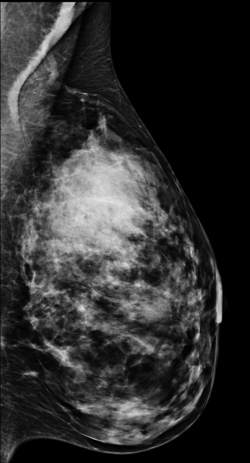
%> input picture figs/mammo/b2.png, 250 x 463 px
$ octave optical_flow_main.m   (GNU Octave 9; MATLAB toolbox functions it lacks are replaced by stand-ins)
%> lines starting %> are read from the running program, lines starting %| are printed output that depends on the picture; in (x1, y1, x2, y2) boxes, pixels count from 0 and x2, y2 are one past the last pixel; in counts of white or black regions, pixels touching at a corner belong together; the program's own positions count from 1
### scripts/utils/anisodiff2D.m
function [diff_im] = anisodiff2D(im, num_iter, delta_t, kappa, option)
%ANISODIFF2D Conventional anisotropic diffusion
%   DIFF_IM = ANISODIFF2D(IM, NUM_ITER, DELTA_T, KAPPA, OPTION) perfoms
%   conventional anisotropic diffusion (Perona & Malik) upon a gray scale
%   image. A 2D network structure of 8 neighboring nodes is considered for
%   diffusion conduction.
%
%       ARGUMENT DESCRIPTION:
%               IM       - gray scale image (MxN).
%               NUM_ITER - number of iterations.
%               DELTA_T  - integration constant (0 <= delta_t <= 1/7).
%                          Usually, due to numerical stability this
%                          parameter is set to its maximum value.
%               KAPPA    - gradient modulus threshold that controls the conduction.
%               OPTION   - conduction coefficient functions proposed by Perona & Malik:
%                          1 - c(x,y,t) = exp(-(nablaI/kappa).^2),
%                              privileges high-contrast edges over low-contrast ones.
%                          2 - c(x,y,t) = 1./(1 + (nablaI/kappa).^2),
%                              privileges wide regions over smaller ones.
%
%       OUTPUT DESCRIPTION:
%                DIFF_IM - (diffused) image with the largest scale-space parameter.
%
%   Example
%   -------------
%   s = phantom(512) + randn(512);
%   num_iter = 15;
%   delta_t = 1/7;
%   kappa = 30;
%   option = 2;
%   ad = anisodiff2D(s,num_iter,delta_t,kappa,option);
%   figure, subplot 121, imshow(s,[]), subplot 122, imshow(ad,[])
%
% See also anisodiff1D, anisodiff3D.

% References:
%   P. Perona and J. Malik.
%   Scale-Space and Edge Detection Using Anisotropic Diffusion.
%   IEEE Transactions on Pattern Analysis and Machine Intelligence,
%   12(7):629-639, July 1990.
%
%   G. Grieg, O. Kubler, R. Kikinis, and F. A. Jolesz.
%   Nonlinear Anisotropic Filtering of MRI Data.
%   IEEE Transactions on Medical Imaging,
%   11(2):221-232, June 1992.
%
%   MATLAB implementation based on Peter Kovesi's anisodiff(.):
%   P. D. Kovesi. MATLAB and Octave Functions for Computer Vision and Image Processing.
%   School of Computer Science & Software Engineering,
%   The University of Western Australia. Available from:
%   <http://www.csse.uwa.edu.au/~pk/research/matlabfns/>.
%
% Credits:
% Daniel Simoes Lopes
% ICIST
% Instituto Superior Tecnico - Universidade Tecnica de Lisboa
% danlopes (at) civil ist utl pt
% http://www.civil.ist.utl.pt/~danlopes
%
% May 2007 original version.

% Convert input image to double.
im = double(im);

% PDE (partial differential equation) initial condition.
diff_im = im;

% Center pixel distances.
dx = 1;
dy = 1;
dd = sqrt(2);

% 2D convolution masks - finite differences.
hN = [0 1 0; 0 -1 0; 0 0 0];
hS = [0 0 0; 0 -1 0; 0 1 0];
hE = [0 0 0; 0 -1 1; 0 0 0];
hW = [0 0 0; 1 -1 0; 0 0 0];
hNE = [0 0 1; 0 -1 0; 0 0 0];
hSE = [0 0 0; 0 -1 0; 0 0 1];
hSW = [0 0 0; 0 -1 0; 1 0 0];
hNW = [1 0 0; 0 -1 0; 0 0 0];

% Anisotropic diffusion.
for t = 1:num_iter

        % Finite differences. [imfilter(.,.,'conv') can be replaced by conv2(.,.,'same')]
        nablaN = imfilter(diff_im,hN,'conv');
        nablaS = imfilter(diff_im,hS,'conv');
        nablaW = imfilter(diff_im,hW,'conv');
        nablaE = imfilter(diff_im,hE,'conv');
        nablaNE = imfilter(diff_im,hNE,'conv');
        nablaSE = imfilter(diff_im,hSE,'conv');
        nablaSW = imfilter(diff_im,hSW,'conv');
        nablaNW = imfilter(diff_im,hNW,'conv');

        % Diffusion function.
        if option == 1
            cN = exp(-(nablaN/kappa).^2);
            cS = exp(-(nablaS/kappa).^2);
            cW = exp(-(nablaW/kappa).^2);
            cE = exp(-(nablaE/kappa).^2);
            cNE = exp(-(nablaNE/kappa).^2);
            cSE = exp(-(nablaSE/kappa).^2);
            cSW = exp(-(nablaSW/kappa).^2);
            cNW = exp(-(nablaNW/kappa).^2);
        elseif option == 2
            cN = 1./(1 + (nablaN/kappa).^2);
            cS = 1./(1 + (nablaS/kappa).^2);
            cW = 1./(1 + (nablaW/kappa).^2);
            cE = 1./(1 + (nablaE/kappa).^2);
            cNE = 1./(1 + (nablaNE/kappa).^2);
            cSE = 1./(1 + (nablaSE/kappa).^2);
            cSW = 1./(1 + (nablaSW/kappa).^2);
            cNW = 1./(1 + (nablaNW/kappa).^2);
        end

        % Discrete PDE solution.
        diff_im = diff_im + ...
                  delta_t*(...
                  (1/(dy^2))*cN.*nablaN + (1/(dy^2))*cS.*nablaS + ...
                  (1/(dx^2))*cW.*nablaW + (1/(dx^2))*cE.*nablaE + ...
                  (1/(dd^2))*cNE.*nablaNE + (1/(dd^2))*cSE.*nablaSE + ...
                  (1/(dd^2))*cSW.*nablaSW + (1/(dd^2))*cNW.*nablaNW );

        % Iteration warning.
        fprintf('\rIteration %d\n',t);


% [10 lines of commented-out code are left out]
end

### scripts/backup/optical_flow_main.m
% close all;
for n_iter = 1:5:100

im1 = im2double(imread('../figs/b2.png'));
%> im1: size 463x250 double; min 0, max 0.89, mean 0.188
im2 = im2double(imread('../figs/b3.png'));
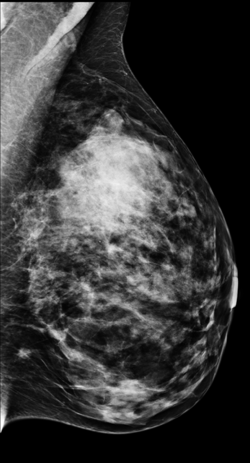
%> input picture figs/mammo/b3.png, 250 x 463 px
%> im2: size 463x250 double; min 0, max 1, mean 0.222

% im1 = im2double(imread('../figs/half_walking_frame07.png'));
% im2 = im2double(imread('../figs/half_walking_frame09.png'));

% estimated = optical_flow_hs(im1, im2);
%% Preprocessing

% n_iter = 2; %how to decide this number?
%is there a relationship between niter and sigma in Gaussian blurring?
delta_t = 1/7;
kappa = 70;
option = 1;
[h,w] = size(im1);
%> h = 463; w = 250

im1 = anisodiff2D( im1, n_iter, delta_t, kappa, option);
im2 = anisodiff2D( im2, n_iter, delta_t, kappa, option);
%> the loop in anisodiff2D (call 2), `for t = 1:num_iter` made 1 pass
%> pass 1, in anisodiff2D (call 2), `nablaW = imfilter(diff_im,hW,'conv');`:
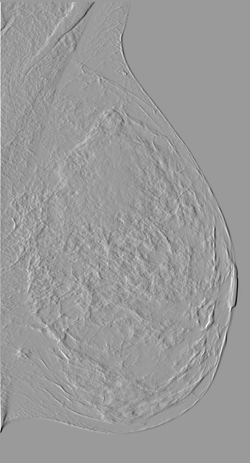
%> nablaW: size 463x250 double; min -0.635, max 0.412, mean -0.00129; drawn with min black and max white
%> pass 1, in anisodiff2D (call 2), `nablaE = imfilter(diff_im,hE,'conv');`:
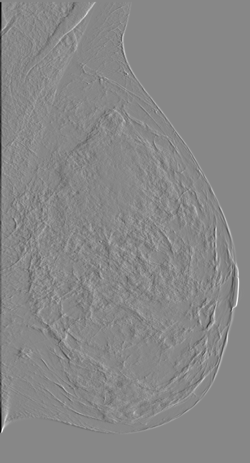
%> nablaE: size 463x250 double; min -0.725, max 0.635, mean 8.63e-21; drawn with min black and max white

% figure;
% imshowpair(im1, im2, 'montage');
% title(sprintf("after anisotropic diffusion, nIter=%d, k=%d",n_iter, kappa));

% IMPORTANT: ALL images are of data type DOUBLE in range [0,255]
%% Extract boundary

[m,n] = size(im1);
%> m = 463; n = 250

[gx1, gy1] = imgradientxy(im1);
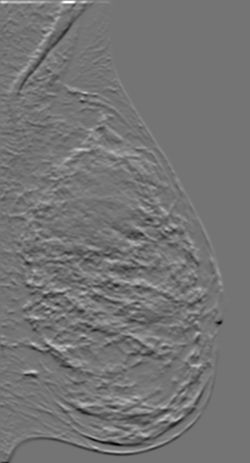
%> gy1: size 463x250 double; min -1.67, max 1.97, mean 2.06e-05; drawn with min black and max white
[gx2, gy2] = imgradientxy(im2);
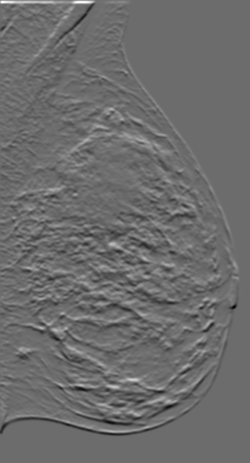
%> gy2: size 463x250 double; min -1.75, max 2.35, mean -3.82e-05; drawn with min black and max white

gx1 = abs(gx1);
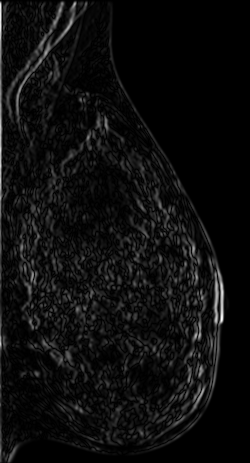
%> gx1: size 463x250 double; min 0, max 2.15, mean 0.117; drawn with min black and max white
gx2 = abs(gx2);

mask = false(m,n);
mask(:,end-10:end) = true;
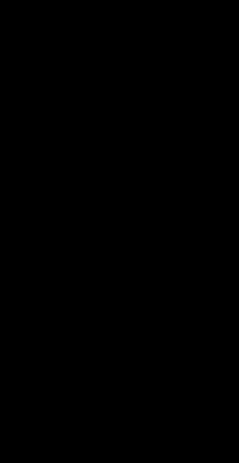
%> mask: size 463x250 logical; 4.4% white; 1 white region, box (x1, y1, x2, y2) and area: (239, 0, 250, 463) 5093
% mask(100:end,1:50) = true;

% Get boundaries from the gradientx images
%> (the run ends here)
